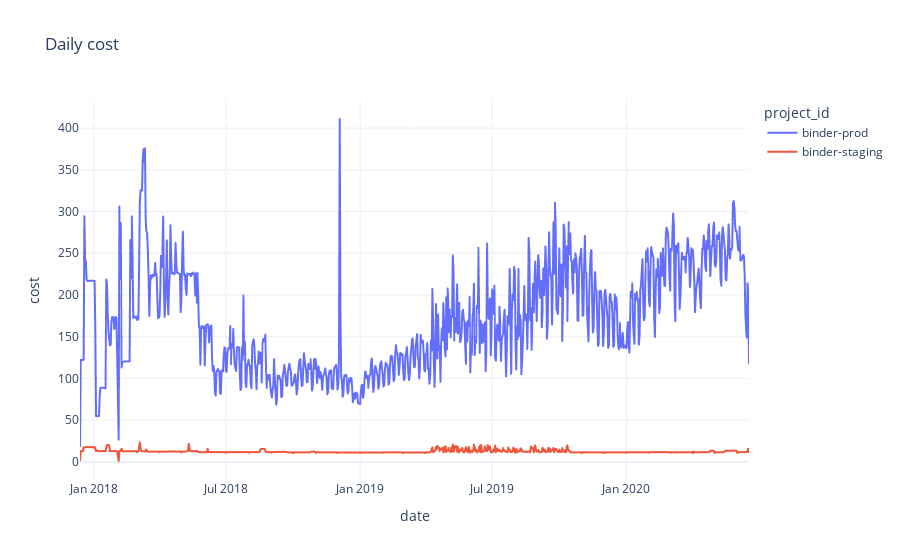

The code cell stored with this chart in its notebook:
### Code cell
pe.line(costs.reset_index(), x='date', y='cost', color='project_id',
        width=width, template=template, title="Daily cost")

### Figure 1 — Plotly figure (JSON) as saved in the notebook; plotly's stock layout.template omitted (floating-point values rounded to 4 significant figures; data arrays with more than 128 entries replaced by an {"elided": "..."} marker saying what was removed)
{"data": [{"hovertemplate": "project_id=binder-prod<br>date=%{x}<br>cost=%{y}<extra></extra>", "legendgroup": "binder-prod", "line": {"color": "#636efa", "dash": "solid"}, "mode": "lines", "name": "binder-prod", "showlegend": true, "type": "scattergl", "x": {"elided": "917 str values"}, "xaxis": "x", "y": {"elided": "917 float values"}, "yaxis": "y"}, {"hovertemplate": "project_id=binder-staging<br>date=%{x}<br>cost=%{y}<extra></extra>", "legendgroup": "binder-staging", "line": {"color": "#EF553B", "dash": "solid"}, "mode": "lines", "name": "binder-staging", "showlegend": true, "type": "scattergl", "x": {"elided": "917 str values"}, "xaxis": "x", "y": {"elided": "917 float values"}, "yaxis": "y"}], "layout": {"autosize": true, "legend": {"title": {"text": "project_id"}, "tracegroupgap": 0}, "title": {"text": "Daily cost"}, "xaxis": {"anchor": "y", "autorange": true, "domain": [0, 1], "range": ["2017-12-13", "2020-06-17"], "title": {"text": "date"}, "type": "date"}, "yaxis": {"anchor": "x", "autorange": true, "domain": [0, 1], "range": [-21.69, 433.7], "title": {"text": "cost"}, "type": "linear"}}}
